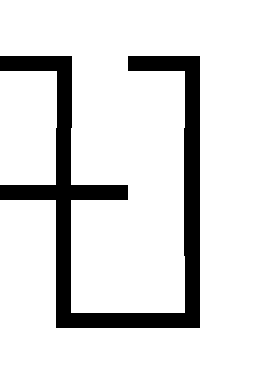

This game map was drawn from its Tiled (.tmx) file and the tilesets committed beside it. A one-line description and the full map source follow:
An orthogonal 2x3 tile map with 128x128 px tiles, 1 tile layer (Tile Layer 1).

<map version="1.5" tiledversion="1.7.2" orientation="orthogonal" renderorder="right-down" width="2" height="3" tilewidth="128" tileheight="128" infinite="0" nextlayerid="2" nextobjectid="1">
 <tileset firstgid="1" name="g1" tilewidth="128" tileheight="128" tilecount="15" columns="0">
  <grid orientation="orthogonal" width="1" height="1" />
  <tile id="0">
   <image width="128" height="128" source="../tileset/0.bmp" />
  </tile>
  <tile id="1">
   <image width="128" height="128" source="../tileset/1.bmp" />
  </tile>
  <tile id="2">
   <image width="128" height="128" source="../tileset/2.bmp" />
  </tile>
  <tile id="3">
   <image width="128" height="128" source="../tileset/3.bmp" />
  </tile>
  <tile id="4">
   <image width="128" height="128" source="../tileset/4.bmp" />
  </tile>
  <tile id="5">
   <image width="128" height="128" source="../tileset/5.bmp" />
  </tile>
  <tile id="6">
   <image width="128" height="128" source="../tileset/6.bmp" />
  </tile>
  <tile id="7">
   <image width="128" height="128" source="../tileset/7.bmp" />
  </tile>
  <tile id="8">
   <image width="128" height="128" source="../tileset/8.bmp" />
  </tile>
  <tile id="9">
   <image width="128" height="128" source="../tileset/9.bmp" />
  </tile>
  <tile id="10">
   <image width="128" height="128" source="../tileset/10.bmp" />
  </tile>
  <tile id="11">
   <image width="128" height="128" source="../tileset/11.bmp" />
  </tile>
  <tile id="12">
   <image width="128" height="128" source="../tileset/12.bmp" />
  </tile>
  <tile id="13">
   <image width="128" height="128" source="../tileset/13.bmp" />
  </tile>
  <tile id="14">
   <image width="128" height="128" source="../tileset/14.bmp" />
  </tile>
 </tileset>
 <layer id="1" name="Tile Layer 1" width="2" height="3">
  <data encoding="csv">
9,9,
15,5,
7,10
</data>
 </layer>
</map>
